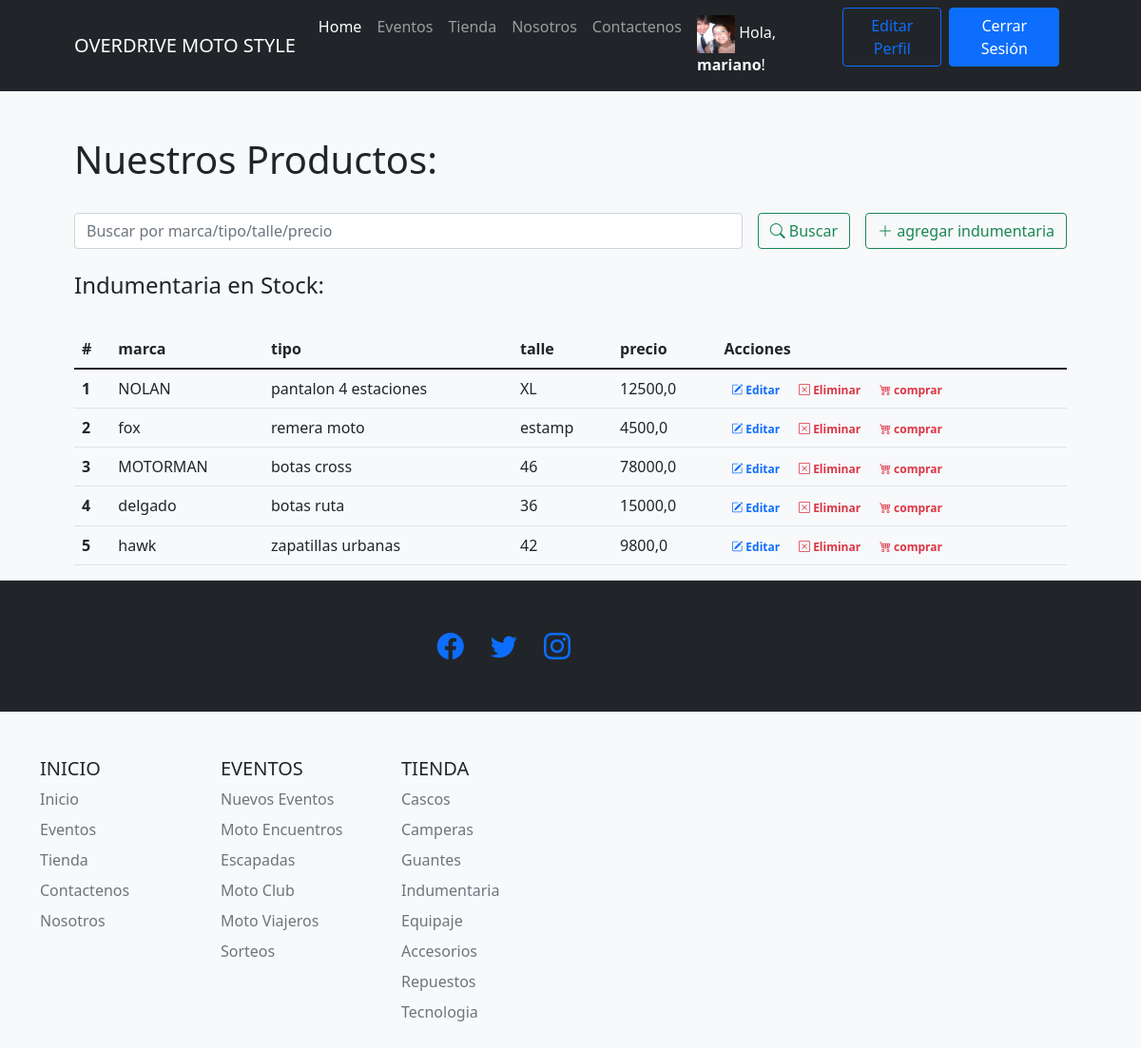
Screenshot of /tiendaapp/indumentaria/ (signed in) with the database file from the repository.
### tiendaapp/models.py (models this page shows)
class Avatar(models.Model):
    usuario = models.OneToOneField(User, on_delete=models.CASCADE)
    imagen = models.ImageField(upload_to='avatar/', blank=True, null=True)

class indumentaria(models.Model):
    tipo = models.CharField("Tipo", max_length=30)
    marca = models.CharField("Marca", max_length=30)
    talle = models.CharField("Talle", max_length=30)
    precio = models.FloatField ("Precio $")

### tiendaapp/views.py (the view, shortened to what this page needs)
# urls.py: path('indumentaria/', indumentarias, name = 'indumentaria'),
@login_required
def indumentarias (request):
    indumentarias = indumentaria.objects.all()
    return render(request, 'tiendaapp/indumentaria.html', {"indumentaria":indumentarias, "search":False})

### tiendaapp/templates/tiendaapp/indumentaria.html (shortened to what this page needs)
{% extends 'tiendaapp/base.html' %}
{% load static %}
{% block contenidoPagina %}
<section class="bg-light py-5">
    <div class="container px-5">
        <h1>Nuestros Productos:</h1>
        <br>
        <div class="row gx-5 justify-content-center">
            <div class="col-lg-12">
                <form class="d-flex my-2 my-lg-0" action="" method="post">
                    <input class="flex-grow-0 form-control mr-sm-2" type="search" name="search" placeholder="Buscar por marca/tipo/talle/precio" aria-label="Search">
                    <button class="btn btn-outline-success text-nowrap ms-3 my-2 my-sm-0" type="submit"> <i class="bi bi-search"></i> Buscar</button>
                    {% if user.is_staff %}
                        <a class="btn btn-outline-success text-nowrap ms-3 my-2 my-sm-0" href="{% url 'crear_indumentaria' %}"> <i class="bi bi-plus-lg"></i> agregar indumentaria</a>
                    {% endif %}
                </form>
            </div>
        </div>
        <br>
        <h4>Indumentaria
            {% if search %}
                para "{{busqueda}}":
            {% else %}
            en Stock:
            {% endif %}
        </h4>
        <br>
        <div class="row gx-5 justify-content-center">
            <div class="col-lg-20 table-responsive">
                <table class="table table-theme">
                    <thead>
                        <tr>
                            <th scope="col">#</th>
                            <th scope="col">marca</th>
                            <th scope="col">tipo</th>
                            <th scope="col">talle</th>
                            <th scope="col">precio</th>
                            {% if user.is_staff %}
                                <th scope="col">Acciones</th>
                            {% endif %}
                        </tr>
                    </thead>
                    <tbody>
                        {% for indumentaria in indumentaria %}
                            <tr>
                                <th scope="row">{{forloop.counter}}</th>
                                <td>{{indumentaria.marca}}</td>
                                <td>{{indumentaria.tipo}}</td>
                                <td>{{indumentaria.talle}}</td>
                                <td>{{indumentaria.precio}}</td>
                                <td>
                                    {% if user.is_staff %}
                                        <a href="{% url 'editar_indumentaria' indumentaria.id %}" class="text-primary badge badge-primary text-decoration-none"> <i class="bi bi-pencil-square"></i> Editar</a>
                                        <a href="{% url 'eliminar_indumentaria' indumentaria.id %}" class="text-danger badge badge-danger text-decoration-none"> <i class="bi bi-x-square"></i> Eliminar</a>
                                    {% endif %}
                                    <a href="{% url 'ver_producto' %}" class="text-danger badge badge-danger text-decoration-none"> <i class="bi bi-cart4"></i> comprar</a>
                                </td>
                            </tr>
                        {% endfor %}
                    </tbody>
                </table>
            </div>
        </div>
    </div>
{% endblock %}

### tiendaapp/templates/tiendaapp/base.html (shortened to what this page needs)
{% load static %}
<!DOCTYPE html>
<html lang="es-la">
    <head>
        <link rel="stylesheet" href="https://cdn.jsdelivr.net/npm/bootstrap-icons@1.8.3/font/bootstrap-icons.css">
        <link href="{% static 'css/styles.css'%}" rel="stylesheet" />
    </head>
    <body>
        <nav class="navbar navbar-expand-lg navbar-dark bg-dark">
            <div class="container px-5">
                <a class="navbar-brand" href="{% url 'index' %}">OVERDRIVE MOTO STYLE</a>
               <div class="collapse navbar-collapse" id="navbarSupportedContent">
                    <ul class="navbar-nav ms-auto mb-2 mb-lg-0">
                        <li class="nav-item"><a class="nav-link active" aria-current="page" href="{% url 'index' %}">Home</a></li>
                        <li class="nav-item"><a class="nav-link" href="{% url 'Eventos' %}">Eventos</a></li>
                        <li class="nav-item"><a class="nav-link" href="{% url 'tienda' %}">Tienda</a></li>
                        <li class="nav-item"><a class="nav-link" href="{% url 'nosotros' %}">Nosotros</a></li>
                        <li class="nav-item"><a class="nav-link" href="{% url 'contacto' %}">Contactenos</a></li>
                        {% if user.is_authenticated %}
                            <li class="nav-item"><p class="text-light my-2 mx-2">
                                {% if user.avatar.imagen %}
                                    <img src="{{ user.avatar.imagen.url }}" style="width: 40px; height: 40px;" alt="">
                                {% else %}
                                    <i class="bi bi-person-bounding-box"></i>
                                {% endif %}
                                Hola, <b>{{user.username}}</b>!</p></li>
                            <li class="nav-item"><a class="btn btn-outline-primary" href="{% url 'editar_perfil' %}">Editar Perfil</a></li>
                            <li class="nav-item"><a class="btn btn-primary mx-2" href="{% url 'logout' %}">Cerrar Sesión</a></li>
                        {% else %}
                            <li class="nav-item"><a class="btn btn-primary mx-2" href="{% url 'login' %}">Iniciar Sesión</a></li>
                            <li class="nav-item"><a class="btn btn-outline-primary" href="{% url 'register' %}">Registrarse</a></li>
                        {% endif %}
                    </ul>
                </div>
            </div>
        </nav>
        {% block contenidoPagina %}
        {% endblock %}
        <footer class="py-5 bg-dark">
            <div class="container px-4 px-lg-5">
                <div class="col-lg-6 h-100 text-center text-lg-end my-auto">
                    <ul class="list-inline mb-0">
                        <li class="list-inline-item me-4">
                            <a href="{% url 'en_construccion'%}" ><i class="bi-facebook fs-3"></i></a>
                        </li>
                        <li class="list-inline-item me-4">
                            <a href="{% url 'en_construccion'%}" ><i class="bi-twitter fs-3"></i></a>
                        </li>
                        <li class="list-inline-item">
                            <a href="{% url 'en_construccion'%}" ><i class="bi-instagram fs-3"></i></a>
                        </li>
                    </ul>
                </div>
        </footer>
    </body>
</html>
</html>
    </body>
        <div class="container">
            <footer class="py-5">
            <div class="row">
                <div class="col-6 col-md-2 mb-3">
                <h5>INICIO</h5>
                <ul class="nav flex-column">
                    <li class="nav-item mb-2"><a href="{% url 'index' %}" class="nav-link p-0 text-muted">Inicio</a></li>
                    <li class="nav-item mb-2"><a href="{% url 'Eventos' %}" class="nav-link p-0 text-muted">Eventos</a></li>
                    <li class="nav-item mb-2"><a href="{% url 'tienda' %}" class="nav-link p-0 text-muted">Tienda</a></li>
                    <li class="nav-item mb-2"><a href="{% url 'contacto' %}" class="nav-link p-0 text-muted">Contactenos</a></li>
                    <li class="nav-item mb-2"><a href="{% url 'nosotros' %}" class="nav-link p-0 text-muted">Nosotros</a></li>
                </ul>
                </div>
                <div class="col-6 col-md-2 mb-3">
                <h5>EVENTOS</h5>
                <ul class="nav flex-column">
                   {% if user.is_staff %}
                    <li class="nav-item mb-2"><a href="{% url 'crear_Evento' %}"  class="nav-link p-0 text-muted">Nuevos Eventos</a></li>
                   {% endif %}
                    <li class="nav-item mb-2"><a href="{% url 'Eventos' %}" class="nav-link p-0 text-muted">Moto Encuentros</a></li>
                    <li class="nav-item mb-2"><a href="{% url 'en_construccion'%}" class="nav-link p-0 text-muted">Escapadas</a></li>
                    <li class="nav-item mb-2"><a href="{% url 'en_construccion'%}" class="nav-link p-0 text-muted">Moto Club</a></li>
                    <li class="nav-item mb-2"><a href="{% url 'en_construccion'%}" class="nav-link p-0 text-muted">Moto Viajeros</a></li>
                    <li class="nav-item mb-2"><a href="{% url 'en_construccion'%}" class="nav-link p-0 text-muted">Sorteos</a></li>
                </ul>
                </div>
                <div class="col-6 col-md-2 mb-3">
                <h5>TIENDA</h5>
                <ul class="nav flex-column">
                    <li class="nav-item mb-2"><a href="{% url 'cascos' %}"  class="nav-link p-0 text-muted">Cascos</a></li>
                    <li class="nav-item mb-2"><a href="{% url 'camperas' %}"  class="nav-link p-0 text-muted">Camperas</a></li>
                    <li class="nav-item mb-2"><a href="{% url 'guantes' %}"  class="nav-link p-0 text-muted">Guantes</a></li>
                    <li class="nav-item mb-2"><a href="{% url 'indumentaria' %}"  class="nav-link p-0 text-muted">Indumentaria</a></li>
                    <li class="nav-item mb-2"><a href="{% url 'equipaje' %}"  class="nav-link p-0 text-muted">Equipaje</a></li>
                    <li class="nav-item mb-2"><a href="{% url 'accesorios' %}"  class="nav-link p-0 text-muted">Accesorios</a></li>
                    <li class="nav-item mb-2"><a href="{% url 'repuestos' %}"  class="nav-link p-0 text-muted">Repuestos</a></li>
                    <li class="nav-item mb-2"><a href="{% url 'tecnologia' %}"  class="nav-link p-0 text-muted">Tecnologia</a></li>
                </ul>
                </div>
        </div>
    </body>
</html>

### rows the page displays
indumentaria: marca "NOLAN", tipo "pantalon 4 estaciones", talle "XL", precio "12500,0"
indumentaria: marca "fox", tipo "remera moto", talle "estamp", precio "4500,0"
indumentaria: marca "MOTORMAN", tipo "botas cross", talle "46", precio "78000,0"
indumentaria: marca "delgado", tipo "botas ruta", talle "36", precio "15000,0"
indumentaria: marca "hawk", tipo "zapatillas urbanas", talle "42", precio "9800,0"

### other values shown
{{ user.username }} "mariano"
